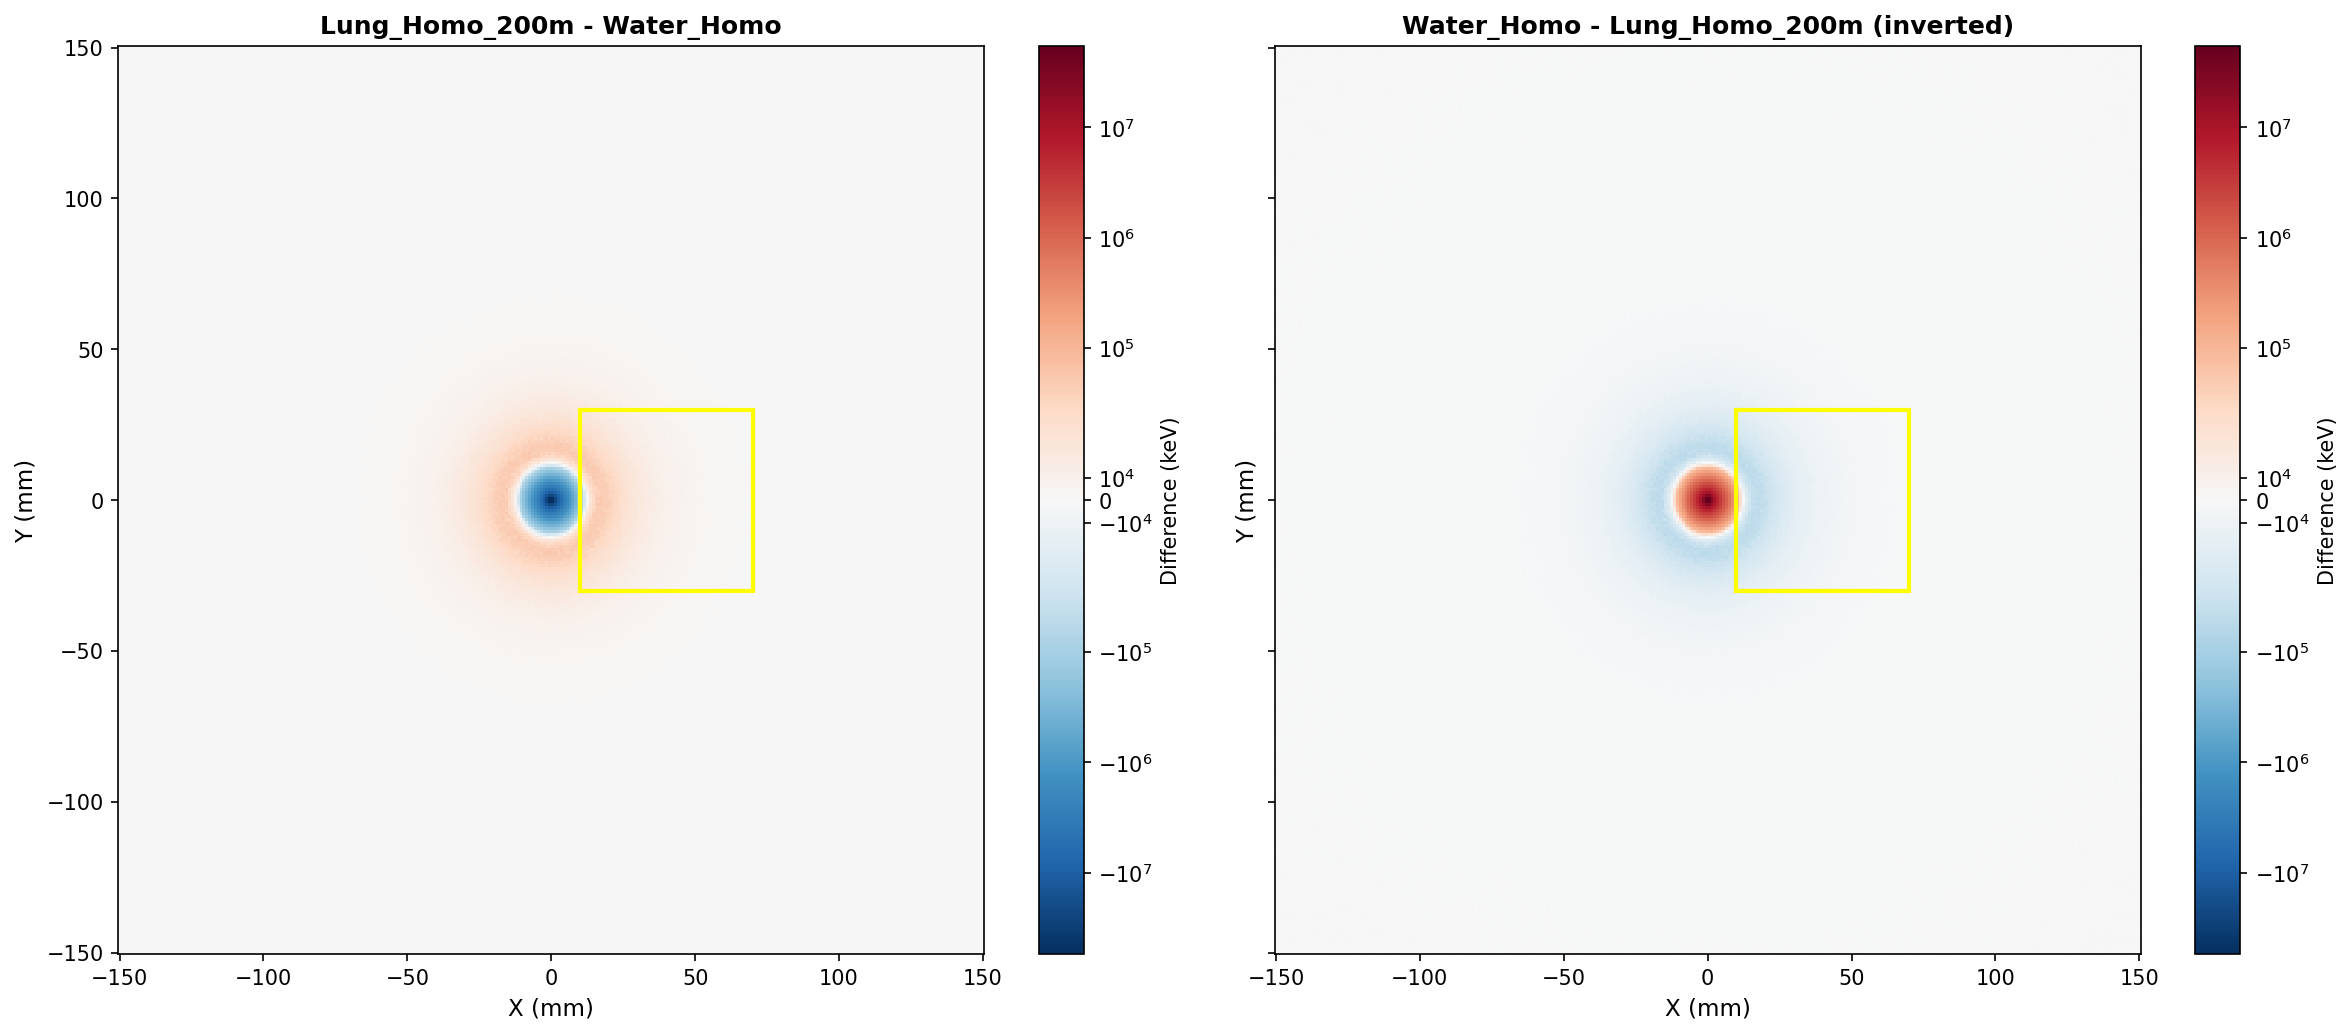

Here is the Python script that generated this plot:
#!/usr/bin/env python3
"""
Simple script to subtract two 2D histograms from ROOT files.
No conversion, no regional analysis, just simple subtraction.
"""

import uproot
import numpy as np
import matplotlib.pyplot as plt
from matplotlib.colors import SymLogNorm
import os

os.chdir("/home/fer/fer/newbrachy")

# ===== MODIFY THESE =====
# Pair A: fileA1 - fileA2
fileA1 = "brachytherapy_Lung_Homo_200m.root"
fileA2 = "brachytherapy_Water_Homo.root"
titleA = "Lung_Homo_200m - Water_Homo"

# Pair B: fileB1 - fileB2 (can be same as A or different)
fileB1 = "brachytherapy_Water_Homo.root"
fileB2 = "brachytherapy_Lung_Homo_200m.root"
titleB = "Water_Homo - Lung_Homo_200m (inverted)"

# Optionally draw a rectangle marking the heterogeneity region (set to None to skip)
hetero_region = (10.0, 70.0, -30.0, 30.0)  # (x_min, x_max, y_min, y_max) in mm
# =======================


def load_hist(file_path):
    """Load histogram h20;1 from ROOT file."""
    print(f"Loading: {file_path}")
    f = uproot.open(file_path)
    h = f["h20;1"]
    vals = h.values()
    x_edges = h.axis(0).edges()
    y_edges = h.axis(1).edges()
    x_centers = (x_edges[:-1] + x_edges[1:]) / 2
    y_centers = (y_edges[:-1] + y_edges[1:]) / 2
    print(f"  Shape: {vals.shape}, Total: {np.sum(vals):.6e}")
    return vals, x_centers, y_centers


# Load histograms
print("Loading histograms...\n")
valsA1, x_centers, y_centers = load_hist(fileA1)
valsA2, _, _ = load_hist(fileA2)
valsB1, _, _ = load_hist(fileB1)
valsB2, _, _ = load_hist(fileB2)

print("\nComputing differences...")

# Compute differences
diffA = valsA1 - valsA2
diffB = valsB1 - valsB2

print(f"Pair A: min={np.min(diffA):.6e}, max={np.max(diffA):.6e}")
print(f"Pair B: min={np.min(diffB):.6e}, max={np.max(diffB):.6e}")

# Create norms for each difference separately (NOT shared)
vmaxA = np.nanmax(np.abs(diffA))
vmaxB = np.nanmax(np.abs(diffB))
normA = SymLogNorm(linthresh=max(vmaxA * 0.001, 1.0), vmin=-vmaxA, vmax=vmaxA)
normB = SymLogNorm(linthresh=max(vmaxB * 0.001, 1.0), vmin=-vmaxB, vmax=vmaxB)

print(f"Norm A linthresh: {max(vmaxA * 0.001, 1.0):.6e}")
print(f"Norm B linthresh: {max(vmaxB * 0.001, 1.0):.6e}")

# Create 2-panel plot
fig, axes = plt.subplots(1, 2, figsize=(16, 7), sharex=True, sharey=True)

print("\nPlotting...")

for ax, diff, norm, title in zip(axes, (diffA, diffB), (normA, normB), (titleA, titleB)):
    im = ax.pcolormesh(x_centers, y_centers, diff.T, cmap='RdBu_r', norm=norm, shading='auto')
    ax.set_title(title, fontsize=12, fontweight='bold')
    ax.set_xlabel('X (mm)', fontsize=11)
    ax.set_ylabel('Y (mm)', fontsize=11)
    # Individual colorbars for each
    plt.colorbar(im, ax=ax, label='Difference (keV)')

# Optionally draw heterogeneity rectangle
if hetero_region is not None:
    x_min, x_max, y_min, y_max = hetero_region
    for ax in axes:
        rect = plt.Rectangle((x_min, y_min), x_max - x_min, y_max - y_min,
                             linewidth=2, edgecolor='yellow', facecolor='none', label='Hetero region')
        ax.add_patch(rect)


# Interactive cursor showing values for active panel
active_ax_idx = 0

def on_click(event):
    """Switch active panel when user clicks inside an axes."""
    global active_ax_idx
    for i, ax in enumerate(axes):
        if event.inaxes == ax:
            active_ax_idx = i
            fig.suptitle(f"Active panel: {['A', 'B'][active_ax_idx]}", fontsize=11)
            fig.canvas.draw_idle()
            return


def on_move(event):
    """Show value at cursor position."""
    if event.inaxes not in axes:
        return
    x, y = event.xdata, event.ydata
    if x is None or y is None:
        return

    # Find closest bin
    ix = np.argmin(np.abs(x_centers - x))
    iy = np.argmin(np.abs(y_centers - y))

    if event.inaxes == axes[0]:
        value = diffA[ix, iy]
        title = titleA
    else:
        value = diffB[ix, iy]
        title = titleB

    event.inaxes.set_title(f"{title} | X={x:.1f}mm, Y={y:.1f}mm → Value: {value:.3e} keV")
    fig.canvas.draw_idle()


fig.canvas.mpl_connect('motion_notify_event', on_move)
fig.canvas.mpl_connect('button_press_event', on_click)

plt.tight_layout()
plt.savefig("subtract_simple.png", dpi=150, bbox_inches='tight')
print("Saved: subtract_simple.png\n")

plt.show()
